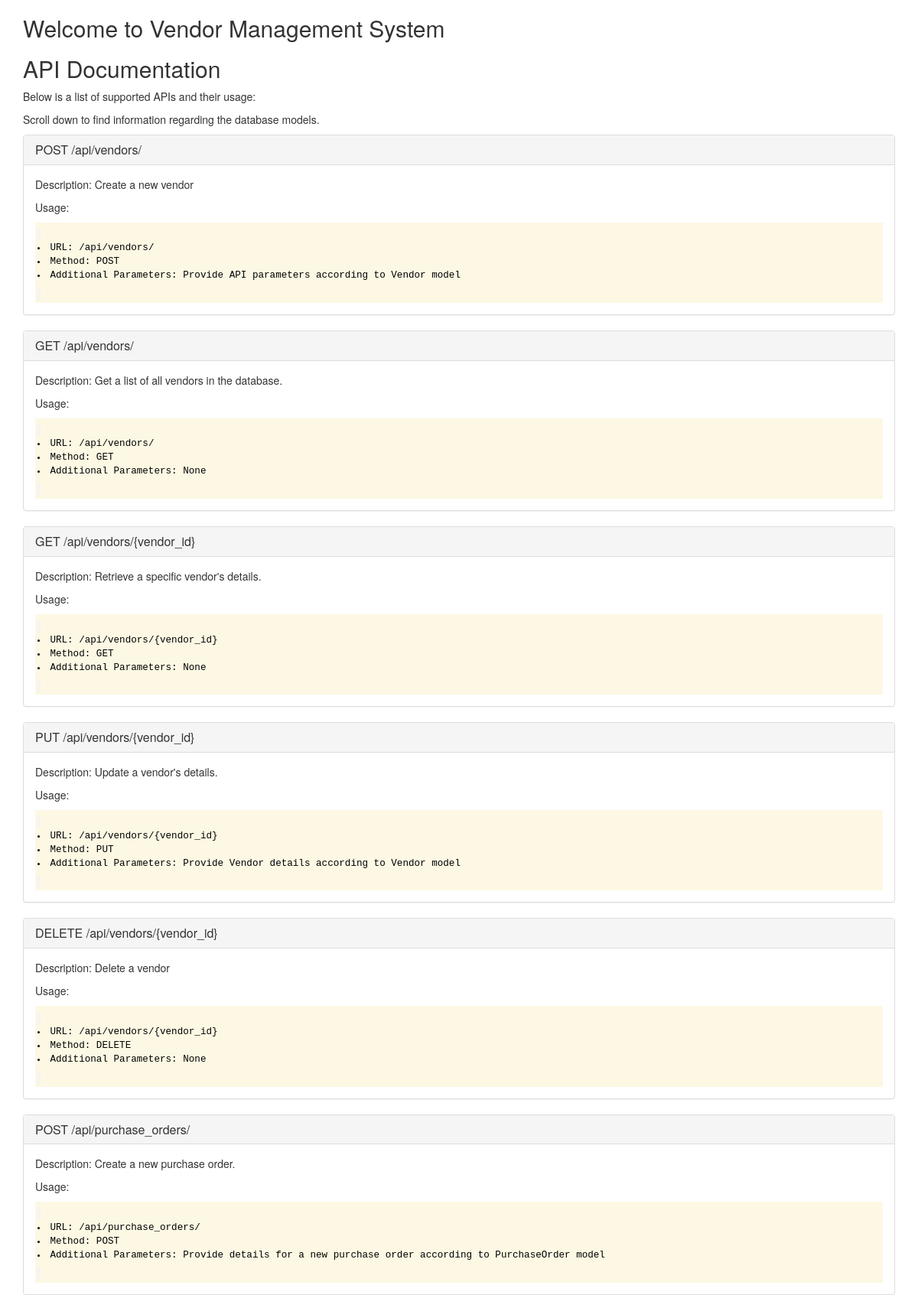
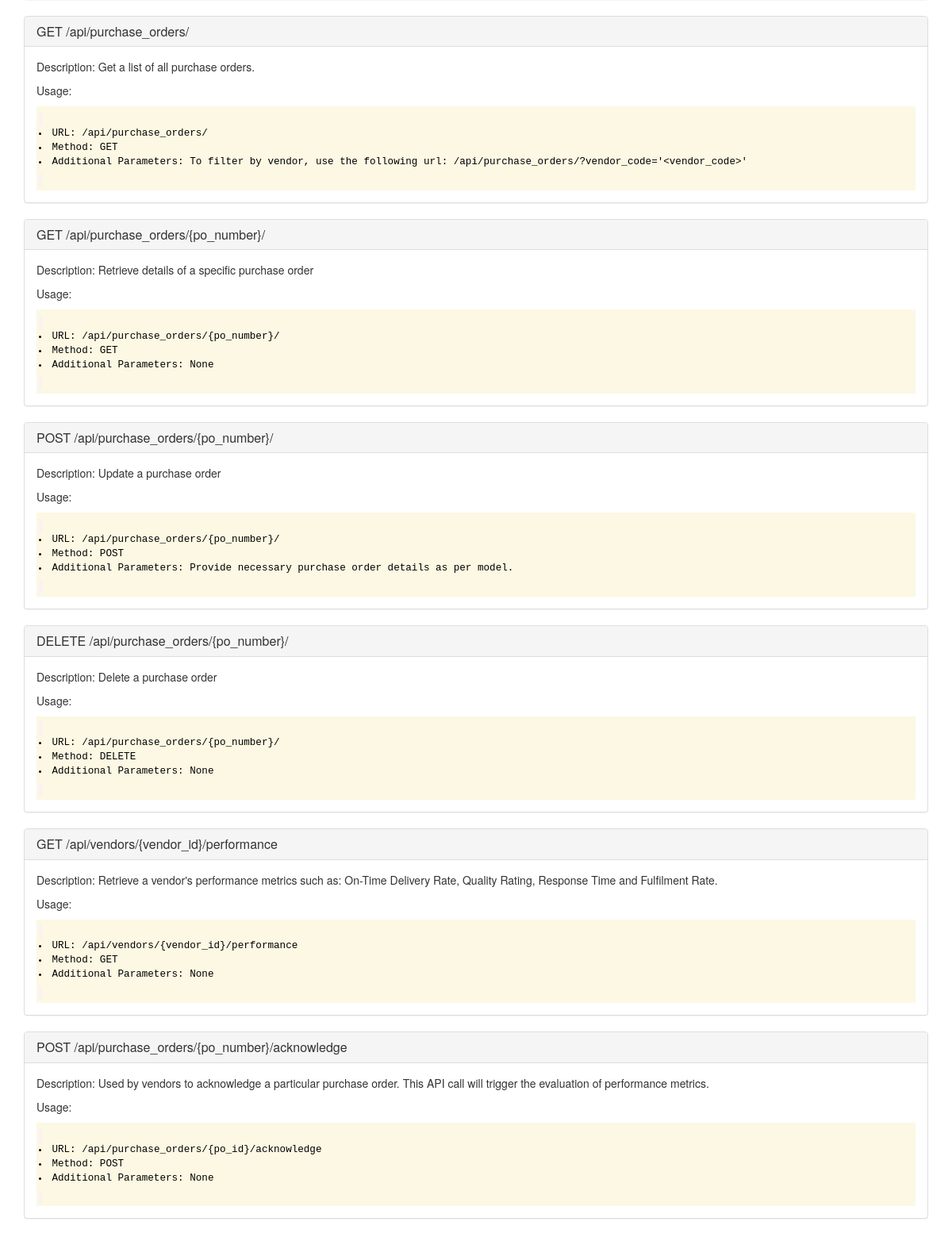
The page / (upper part) on the database its author committed (2 pictures, top to bottom).
### intro/models.py (models this page shows, shortened)
class APIs(models.Model):
    api_title = models.CharField(max_length=100)
    api_desc = models.TextField(max_length=200)
    api_url = models.CharField(max_length=100)
    api_method = models.CharField(max_length=7)
    api_params = models.TextField(max_length=150)
    class Meta:
        verbose_name = "API"
        verbose_name_plural = "APIs"

### intro/views.py (the view)
# urls.py: path('', views.intro_page, name='intro-page')
def intro_page(request):
    api_info = APIs.objects.all()
    return render(request, 'intro.html', {'api_info':api_info})

### intro/templates/intro.html (shortened to what this page needs)
<!DOCTYPE html>
<html lang="en">
    <head>
        <link rel="stylesheet" href="https://maxcdn.bootstrapcdn.com/bootstrap/3.4.1/css/bootstrap.min.css">
    </head>
    <body>
        <div class="container">
            <h2>Welcome to Vendor Management System</h2>
            <h2>API Documentation</h2>
            <p>Below is a list of supported APIs and their usage:</p>
            <p>Scroll down to find information regarding the database models.</p>
            {% for api in api_info %}
            <div class="panel panel-default">
                <div class="panel-heading">
                    <h3 class="panel-title">{{ api.api_method }} {{ api.api_title }}</h3>
                </div>
                <div class="panel-body">
                    <p>Description: {{ api.api_desc }}</p>
                    <p>Usage:</p>
                    <div class="mark">
                        <code style="color: black;">
                            <li>URL: {{ api.api_url }}</li>
                            <li>Method: {{ api.api_method }}</li>
                            <li>Additional Parameters: {{ api.api_params }}</li>
                        </code>
                    </div>
                </div>
            </div>
            {% endfor %}
        </div>
    </body>
</html>

### rows shown on the page
APIs: api_method "POST", api_title "/api/vendors/", api_desc "Create a new vendor", api_url "/api/vendors/", api_params "Provide API parameters according to Vendor model"
APIs: api_method "GET", api_title "/api/vendors/", api_desc "Get a list of all vendors in the database.", api_url "/api/vendors/", api_params "None"
APIs: api_method "GET", api_title "/api/vendors/{vendor_id}", api_desc "Retrieve a specific vendor's details.", api_url "/api/vendors/{vendor_id}", api_params "None"
APIs: api_method "PUT", api_title "/api/vendors/{vendor_id}", api_desc "Update a vendor's details.", api_url "/api/vendors/{vendor_id}", api_params "Provide Vendor details according to Vendor model"
APIs: api_method "DELETE", api_title "/api/vendors/{vendor_id}", api_desc "Delete a vendor", api_url "/api/vendors/{vendor_id}", api_params "None"
APIs: api_method "POST", api_title "/api/purchase_orders/", api_desc "Create a new purchase order.", api_url "/api/purchase_orders/", api_params "Provide details for a new purchase order according to PurchaseOrder model"
APIs: api_method "GET", api_title "/api/purchase_orders/", api_desc "Get a list of all purchase orders.", api_url "/api/purchase_orders/", api_params "To filter by vendor, use the following url: /api/purchase_orders/?vendor_code='<vendor_code>'"
APIs: api_method "GET", api_title "/api/purchase_orders/{po_number}/", api_desc "Retrieve details of a specific purchase order", api_url "/api/purchase_orders/{po_number}/", api_params "None"
APIs: api_method "POST", api_title "/api/purchase_orders/{po_number}/", api_desc "Update a purchase order", api_url "/api/purchase_orders/{po_number}/", api_params "Provide necessary purchase order details as per model."
APIs: api_method "DELETE", api_title "/api/purchase_orders/{po_number}/", api_desc "Delete a purchase order", api_url "/api/purchase_orders/{po_number}/", api_params "None"
APIs: api_method "GET", api_title "/api/vendors/{vendor_id}/performance", api_desc "Retrieve a vendor's performance metrics such as: On-Time Delivery Rate, Quality Rating, Response Time and Fulfilment Rate.", api_url "/api/vendors/{vendor_id}/performance", api_params "None"
APIs: api_method "POST", api_title "/api/purchase_orders/{po_number}/acknowledge", api_desc "Used by vendors to acknowledge a particular purchase order. This API call will trigger the evaluation of performance metrics.", api_url "/api/purchase_orders/{po_id}/acknowledge", api_params "None"
